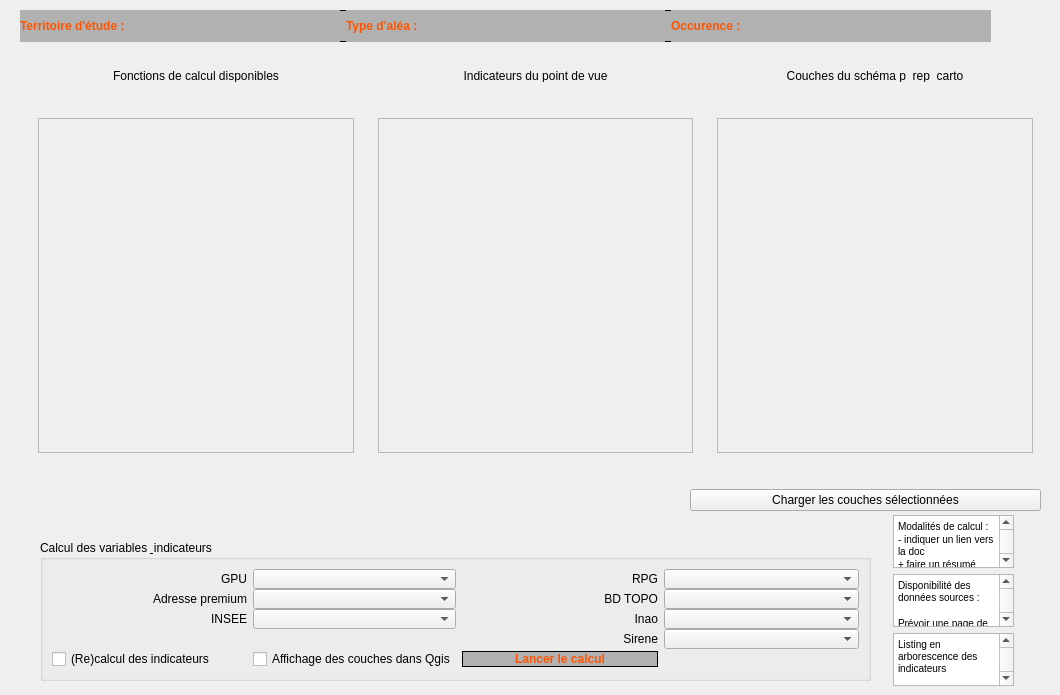
           <widget class="QWidget" name="onglet4_moda_calcul">
            <widget class="QWidget" name="widget" native="true">
             <property name="geometry">
              <rect>
               <x>893</x>
               <y>515</y>
               <width>121</width>
               <height>171</height>
              </rect>
             </property>
             <layout class="QVBoxLayout" name="verticalLayout_7">
              <item>
               <widget class="QTextEdit" name="te_notice_indicateurs_2">
                <property name="html">
                 <string>&lt;!DOCTYPE HTML PUBLIC &quot;-//W3C//DTD HTML 4.0//EN&quot; &quot;http://www.w3.org/TR/REC-html40/strict.dtd&quot;&gt;
&lt;html&gt;&lt;head&gt;&lt;meta name=&quot;qrichtext&quot; content=&quot;1&quot; /&gt;&lt;style type=&quot;text/css&quot;&gt;
p, li { white-space: pre-wrap; }
&lt;/style&gt;&lt;/head&gt;&lt;body style=&quot; font-family:'Arial'; font-size:8.25pt; font-weight:8; font-style:normal;&quot;&gt;
&lt;p style=&quot; margin-top:0px; margin-bottom:0px; margin-left:0px; margin-right:0px; -qt-block-indent:0; text-indent:0px;&quot;&gt;&lt;span style=&quot; font-family:'MS Shell Dlg 2'; font-size:7.8pt; font-weight:400;&quot;&gt;Modalités de calcul :&lt;/span&gt;&lt;/p&gt;
&lt;p style=&quot; margin-top:0px; margin-bottom:0px; margin-left:0px; margin-right:0px; -qt-block-indent:0; text-indent:0px;&quot;&gt;&lt;span style=&quot; font-family:'MS Shell Dlg 2'; font-size:7.8pt; font-weight:400;&quot;&gt;- indiquer un lien vers la doc&lt;/span&gt;&lt;/p&gt;
&lt;p style=&quot; margin-top:0px; margin-bottom:0px; margin-left:0px; margin-right:0px; -qt-block-indent:0; text-indent:0px;&quot;&gt;&lt;span style=&quot; font-family:'MS Shell Dlg 2'; font-size:7.8pt; font-weight:400;&quot;&gt;+ faire un résumé&lt;/span&gt;&lt;/p&gt;
&lt;p style=&quot;-qt-paragraph-type:empty; margin-top:0px; margin-bottom:0px; margin-left:0px; margin-right:0px; -qt-block-indent:0; text-indent:0px; font-family:'MS Shell Dlg 2'; font-size:7.8pt; font-weight:400;&quot;&gt;&lt;br /&gt;&lt;/p&gt;
&lt;p style=&quot;-qt-paragraph-type:empty; margin-top:0px; margin-bottom:0px; margin-left:0px; margin-right:0px; -qt-block-indent:0; text-indent:0px; font-family:'MS Shell Dlg 2'; font-size:7.8pt; font-weight:400;&quot;&gt;&lt;br /&gt;&lt;/p&gt;
&lt;p style=&quot; margin-top:0px; margin-bottom:0px; margin-left:0px; margin-right:0px; -qt-block-indent:0; text-indent:0px;&quot;&gt;&lt;span style=&quot; font-family:'MS Shell Dlg 2'; font-size:7.8pt; font-weight:400;&quot;&gt;NB : dans la fonction postgis, on calcule toutes les données ( absolu, pourcentage1, pourcentage2, ...) et c'est le plugin qui choisit qu'est-ce qui est affiché&lt;/span&gt;&lt;/p&gt;
&lt;p style=&quot;-qt-paragraph-type:empty; margin-top:0px; margin-bottom:0px; margin-left:0px; margin-right:0px; -qt-block-indent:0; text-indent:0px; font-family:'MS Shell Dlg 2'; font-size:7.8pt; font-weight:400;&quot;&gt;&lt;br /&gt;&lt;/p&gt;
&lt;p style=&quot; margin-top:0px; margin-bottom:0px; margin-left:0px; margin-right:0px; -qt-block-indent:0; text-indent:0px;&quot;&gt;&lt;span style=&quot; font-family:'MS Shell Dlg 2'; font-size:7.8pt; font-weight:400;&quot;&gt;+ lister les données sources disponibles&lt;/span&gt;&lt;/p&gt;&lt;/body&gt;&lt;/html&gt;</string>
                </property>
               </widget>
              </item>
              <item>
               <widget class="QTextEdit" name="te_notice_indicateurs_5">
                <property name="html">
                 <string>&lt;!DOCTYPE HTML PUBLIC &quot;-//W3C//DTD HTML 4.0//EN&quot; &quot;http://www.w3.org/TR/REC-html40/strict.dtd&quot;&gt;
&lt;html&gt;&lt;head&gt;&lt;meta name=&quot;qrichtext&quot; content=&quot;1&quot; /&gt;&lt;style type=&quot;text/css&quot;&gt;
p, li { white-space: pre-wrap; }
&lt;/style&gt;&lt;/head&gt;&lt;body style=&quot; font-family:'Arial'; font-size:8.25pt; font-weight:8; font-style:normal;&quot;&gt;
&lt;p style=&quot; margin-top:0px; margin-bottom:0px; margin-left:0px; margin-right:0px; -qt-block-indent:0; text-indent:0px;&quot;&gt;&lt;span style=&quot; font-family:'MS Shell Dlg 2'; font-size:7.8pt; font-weight:400;&quot;&gt;Disponibilité des données sources :&lt;/span&gt;&lt;/p&gt;
&lt;p style=&quot;-qt-paragraph-type:empty; margin-top:0px; margin-bottom:0px; margin-left:0px; margin-right:0px; -qt-block-indent:0; text-indent:0px; font-family:'MS Shell Dlg 2'; font-size:7.8pt; font-weight:400;&quot;&gt;&lt;br /&gt;&lt;/p&gt;
&lt;p style=&quot; margin-top:0px; margin-bottom:0px; margin-left:0px; margin-right:0px; -qt-block-indent:0; text-indent:0px;&quot;&gt;&lt;span style=&quot; font-family:'MS Shell Dlg 2'; font-size:7.8pt; font-weight:400;&quot;&gt;Prévoir une page de vérification de la bonne disponibilité des données sources, avec lien pour l'utilisateur pour charger sa propre donnée. &lt;/span&gt;&lt;/p&gt;
&lt;p style=&quot;-qt-paragraph-type:empty; margin-top:0px; margin-bottom:0px; margin-left:0px; margin-right:0px; -qt-block-indent:0; text-indent:0px; font-family:'MS Shell Dlg 2'; font-size:7.8pt; font-weight:400;&quot;&gt;&lt;br /&gt;&lt;/p&gt;
&lt;p style=&quot; margin-top:0px; margin-bottom:0px; margin-left:0px; margin-right:0px; -qt-block-indent:0; text-indent:0px;&quot;&gt;&lt;span style=&quot; font-family:'MS Shell Dlg 2'; font-size:7.8pt; font-weight:400;&quot;&gt;Prévoir bouton aide à l'import des données manquantes&lt;/span&gt;&lt;/p&gt;&lt;/body&gt;&lt;/html&gt;</string>
                </property>
               </widget>
              </item>
              <item>
               <widget class="QTextEdit" name="te_notice_indicateurs_3">
                <property name="html">
                 <string>&lt;!DOCTYPE HTML PUBLIC &quot;-//W3C//DTD HTML 4.0//EN&quot; &quot;http://www.w3.org/TR/REC-html40/strict.dtd&quot;&gt;
&lt;html&gt;&lt;head&gt;&lt;meta name=&quot;qrichtext&quot; content=&quot;1&quot; /&gt;&lt;style type=&quot;text/css&quot;&gt;
p, li { white-space: pre-wrap; }
&lt;/style&gt;&lt;/head&gt;&lt;body style=&quot; font-family:'Arial'; font-size:8.25pt; font-weight:8; font-style:normal;&quot;&gt;
&lt;p style=&quot; margin-top:0px; margin-bottom:0px; margin-left:0px; margin-right:0px; -qt-block-indent:0; text-indent:0px;&quot;&gt;&lt;span style=&quot; font-family:'MS Shell Dlg 2'; font-size:7.8pt; font-weight:400;&quot;&gt;Listing en arborescence des indicateurs&lt;/span&gt;&lt;/p&gt;
&lt;p style=&quot;-qt-paragraph-type:empty; margin-top:0px; margin-bottom:0px; margin-left:0px; margin-right:0px; -qt-block-indent:0; text-indent:0px; font-family:'MS Shell Dlg 2'; font-size:7.8pt; font-weight:400;&quot;&gt;&lt;br /&gt;&lt;/p&gt;
&lt;p style=&quot; margin-top:0px; margin-bottom:0px; margin-left:0px; margin-right:0px; -qt-block-indent:0; text-indent:0px;&quot;&gt;&lt;span style=&quot; font-family:'MS Shell Dlg 2'; font-size:7.8pt; font-weight:400;&quot;&gt;Icônes à droite de l'indicateur : coche verte si modalité de calcul déjà choisie par l'utilisateur, point d'interrogation si choix à faire, icône à définir si choix par défaut sans autre alternative, ...&lt;/span&gt;&lt;/p&gt;&lt;/body&gt;&lt;/html&gt;</string>
                </property>
               </widget>
              </item>
             </layout>
            </widget>
            <widget class="QGroupBox" name="gb_mise_en_forme_resultats_3">
             <property name="geometry">
              <rect>
               <x>40</x>
               <y>540</y>
               <width>831</width>
               <height>141</height>
              </rect>
             </property>
             <property name="styleSheet">
              <string notr="true">QPushButton{
	border:1px solid black;
	background-color: rgb(177, 177, 177);
	font-weight: bold;
	text-align:center;
	color: rgb(255, 85, 0);
}

QComboBox{
	color:black;
}
</string>
             </property>
             <property name="title">
              <string>Calcul des variables &amp; indicateurs</string>
             </property>
             <layout class="QGridLayout" name="gridLayout_3">
              <item row="0" column="2">
               <widget class="QWidget" name="widget_13" native="true">
                <property name="minimumSize">
                 <size>
                  <width>0</width>
                  <height>100</height>
                 </size>
                </property>
                <layout class="QGridLayout" name="gridLayout_4">
                 <property name="leftMargin">
                  <number>0</number>
                 </property>
                 <property name="topMargin">
                  <number>0</number>
                 </property>
                 <property name="rightMargin">
                  <number>0</number>
                 </property>
                 <property name="bottomMargin">
                  <number>0</number>
                 </property>
                 <property name="horizontalSpacing">
                  <number>6</number>
                 </property>
                 <property name="verticalSpacing">
                  <number>0</number>
                 </property>
                 <item row="2" column="1">
                  <widget class="QComboBox" name="cb_millesime_gpu"/>
                 </item>
                 <item row="3" column="3">
                  <widget class="QLabel" name="label_16">
                   <property name="text">
                    <string>BD TOPO</string>
                   </property>
                   <property name="alignment">
                    <set>Qt::AlignRight|Qt::AlignTrailing|Qt::AlignVCenter</set>
                   </property>
                  </widget>
                 </item>
                 <item row="8" column="3">
                  <widget class="QLabel" name="label_20">
                   <property name="text">
                    <string>Sirene</string>
                   </property>
                   <property name="alignment">
                    <set>Qt::AlignRight|Qt::AlignTrailing|Qt::AlignVCenter</set>
                   </property>
                  </widget>
                 </item>
                 <item row="2" column="4">
                  <widget class="QComboBox" name="cb_millesime_rpg"/>
                 </item>
                 <item row="3" column="4">
                  <widget class="QComboBox" name="cb_millesime_bdtopo"/>
                 </item>
                 <item row="8" column="4">
                  <widget class="QComboBox" name="cb_millesime_sirene"/>
                 </item>
                 <item row="2" column="3">
                  <widget class="QLabel" name="label_15">
                   <property name="text">
                    <string>RPG</string>
                   </property>
                   <property name="alignment">
                    <set>Qt::AlignRight|Qt::AlignTrailing|Qt::AlignVCenter</set>
                   </property>
                  </widget>
                 </item>
                 <item row="2" column="0">
                  <widget class="QLabel" name="label_14">
                   <property name="text">
                    <string>GPU</string>
                   </property>
                   <property name="alignment">
                    <set>Qt::AlignRight|Qt::AlignTrailing|Qt::AlignVCenter</set>
                   </property>
                  </widget>
                 </item>
                 <item row="3" column="0">
                  <widget class="QLabel" name="label_17">
                   <property name="text">
                    <string>Adresse premium</string>
                   </property>
                   <property name="alignment">
                    <set>Qt::AlignRight|Qt::AlignTrailing|Qt::AlignVCenter</set>
                   </property>
                  </widget>
                 </item>
                 <item row="3" column="1">
                  <widget class="QComboBox" name="cb_millesime_adresse"/>
                 </item>
                 <item row="6" column="0">
                  <widget class="QLabel" name="label_18">
                   <property name="text">
                    <string>INSEE</string>
                   </property>
                   <property name="alignment">
                    <set>Qt::AlignRight|Qt::AlignTrailing|Qt::AlignVCenter</set>
                   </property>
                  </widget>
                 </item>
                 <item row="6" column="1">
                  <widget class="QComboBox" name="cb_millesime_insee"/>
                 </item>
                 <item row="6" column="3">
                  <widget class="QLabel" name="label_19">
                   <property name="text">
                    <string>Inao</string>
                   </property>
                   <property name="alignment">
                    <set>Qt::AlignRight|Qt::AlignTrailing|Qt::AlignVCenter</set>
                   </property>
                  </widget>
                 </item>
                 <item row="6" column="4">
                  <widget class="QComboBox" name="cb_millesime_inao"/>
                 </item>
                 <item row="10" column="0">
                  <widget class="QCheckBox" name="checkBox_5">
                   <property name="text">
                    <string>(Re)calcul des indicateurs</string>
                   </property>
                  </widget>
                 </item>
                 <item row="10" column="1">
                  <widget class="QCheckBox" name="checkBox_4">
                   <property name="text">
                    <string>Affichage des couches dans Qgis</string>
                   </property>
                  </widget>
                 </item>
                 <item row="10" column="3">
                  <widget class="QPushButton" name="pb_calcul_expert">
                   <property name="text">
                    <string>Lancer le calcul</string>
                   </property>
                  </widget>
                 </item>
                </layout>
               </widget>
              </item>
             </layout>
            </widget>
            <widget class="QWidget" name="widget_2" native="true">
             <property name="geometry">
              <rect>
               <x>20</x>
               <y>10</y>
               <width>971</width>
               <height>32</height>
              </rect>
             </property>
             <property name="styleSheet">
              <string notr="true">QWidget{
	border:1px solid black;
	background-color: rgb(177, 177, 177);
}

QLabel{
	border:none;
	font-weight: bold;
	text-align:center;
	color: rgb(255, 85, 0);
}</string>
             </property>
             <layout class="QHBoxLayout" name="horizontalLayout_5">
              <item>
               <widget class="QLabel" name="lbl_te_modacalcul">
                <property name="text">
                 <string>Territoire d'étude : </string>
                </property>
               </widget>
              </item>
              <item>
               <widget class="QLabel" name="lbl_typealea_modacalcul">
                <property name="text">
                 <string>Type d'aléa : </string>
                </property>
               </widget>
              </item>
              <item>
               <widget class="QLabel" name="lbl_occ_modacalcul">
                <property name="text">
                 <string>Occurence : </string>
                </property>
               </widget>
              </item>
             </layout>
            </widget>
            <widget class="QWidget" name="widget_8" native="true">
             <property name="geometry">
              <rect>
               <x>20</x>
               <y>480</y>
               <width>1021</width>
               <height>41</height>
              </rect>
             </property>
             <layout class="QHBoxLayout" name="horizontalLayout_7">
              <property name="spacing">
               <number>30</number>
              </property>
              <item>
               <spacer name="horizontalSpacer">
                <property name="orientation">
                 <enum>Qt::Horizontal</enum>
                </property>
                <property name="sizeType">
                 <enum>QSizePolicy::Fixed</enum>
                </property>
                <property name="sizeHint" stdset="0">
                 <size>
                  <width>670</width>
                  <height>20</height>
                 </size>
                </property>
               </spacer>
              </item>
              <item>
               <widget class="QPushButton" name="pb_charger_couches_indicateurs">
                <property name="layoutDirection">
                 <enum>Qt::RightToLeft</enum>
                </property>
                <property name="text">
                 <string>Charger les couches sélectionnées</string>
                </property>
               </widget>
              </item>
             </layout>
            </widget>
            <widget class="QWidget" name="w_conteneur_page_2" native="true">
             <property name="geometry">
              <rect>
               <x>20</x>
               <y>60</y>
               <width>1031</width>
               <height>31</height>
              </rect>
             </property>
             <layout class="QHBoxLayout" name="horizontalLayout_8">
              <property name="leftMargin">
               <number>9</number>
              </property>
              <property name="topMargin">
               <number>9</number>
              </property>
              <property name="rightMargin">
               <number>9</number>
              </property>
              <property name="bottomMargin">
               <number>9</number>
              </property>
              <item>
               <widget class="QLabel" name="label_36">
                <property name="sizePolicy">
                 <sizepolicy hsizetype="Preferred" vsizetype="Fixed">
                  <horstretch>0</horstretch>
                  <verstretch>0</verstretch>
                 </sizepolicy>
                </property>
                <property name="text">
                 <string>Fonctions de calcul disponibles</string>
                </property>
                <property name="alignment">
                 <set>Qt::AlignCenter</set>
                </property>
               </widget>
              </item>
              <item>
               <widget class="QLabel" name="label_37">
                <property name="sizePolicy">
                 <sizepolicy hsizetype="Preferred" vsizetype="Fixed">
                  <horstretch>0</horstretch>
                  <verstretch>0</verstretch>
                 </sizepolicy>
                </property>
                <property name="text">
                 <string>Indicateurs du point de vue</string>
                </property>
                <property name="alignment">
                 <set>Qt::AlignCenter</set>
                </property>
               </widget>
              </item>
              <item>
               <widget class="QLabel" name="label_38">
                <property name="sizePolicy">
                 <sizepolicy hsizetype="Preferred" vsizetype="Fixed">
                  <horstretch>0</horstretch>
                  <verstretch>0</verstretch>
                 </sizepolicy>
                </property>
                <property name="text">
                 <string>Couches du schéma p_rep_carto</string>
                </property>
                <property name="alignment">
                 <set>Qt::AlignCenter</set>
                </property>
               </widget>
              </item>
             </layout>
            </widget>
            <widget class="QWidget" name="w_conteneur_page_3" native="true">
             <property name="geometry">
              <rect>
               <x>20</x>
               <y>100</y>
               <width>1031</width>
               <height>371</height>
              </rect>
             </property>
             <layout class="QHBoxLayout" name="horizontalLayout_9">
              <property name="leftMargin">
               <number>9</number>
              </property>
              <property name="topMargin">
               <number>9</number>
              </property>
              <property name="rightMargin">
               <number>9</number>
              </property>
              <property name="bottomMargin">
               <number>9</number>
              </property>
              <item>
               <widget class="QWidget" name="w_listing_fonctions_calcul" native="true">
                <layout class="QVBoxLayout" name="verticalLayout_10">
                 <item>
                  <widget class="QScrollArea" name="scrollArea_3">
                   <property name="widgetResizable">
                    <bool>true</bool>
                   </property>
                   <widget class="QWidget" name="scrollAreaWidgetContents_3">
                    <property name="geometry">
                     <rect>
                      <x>0</x>
                      <y>0</y>
                      <width>314</width>
                      <height>333</height>
                     </rect>
                    </property>
                    <layout class="QVBoxLayout" name="verticalLayout_6">
                     <item>
                      <layout class="QVBoxLayout" name="lay_listing_fonctions_calcul"/>
                     </item>
                    </layout>
                   </widget>
                  </widget>
                 </item>
                </layout>
               </widget>
              </item>
              <item>
               <widget class="QWidget" name="w_listing_indicateurs_pt_vue" native="true">
                <layout class="QVBoxLayout" name="verticalLayout_13">
                 <item>
                  <widget class="QScrollArea" name="scrollArea_5">
                   <property name="widgetResizable">
                    <bool>true</bool>
                   </property>
                   <widget class="QWidget" name="scrollAreaWidgetContents_7">
                    <property name="geometry">
                     <rect>
                      <x>0</x>
                      <y>0</y>
                      <width>313</width>
                      <height>333</height>
                     </rect>
                    </property>
                    <layout class="QVBoxLayout" name="verticalLayout_20">
                     <item>
                      <layout class="QVBoxLayout" name="lay_listing_indicateurs_pt_vue"/>
                     </item>
                    </layout>
                   </widget>
                  </widget>
                 </item>
                </layout>
               </widget>
              </item>
              <item>
               <widget class="QWidget" name="w_listing_indicateurs" native="true">
                <layout class="QVBoxLayout" name="verticalLayout_14">
                 <item>
                  <widget class="QScrollArea" name="scrollArea_6">
                   <property name="widgetResizable">
                    <bool>true</bool>
                   </property>
                   <widget class="QWidget" name="scrollAreaWidgetContents_8">
                    <property name="geometry">
                     <rect>
                      <x>0</x>
                      <y>0</y>
                      <width>314</width>
                      <height>333</height>
                     </rect>
                    </property>
                    <layout class="QVBoxLayout" name="verticalLayout_19">
                     <item>
                      <layout class="QVBoxLayout" name="lay_listing_indicateurs"/>
                     </item>
                    </layout>
                   </widget>
                  </widget>
                 </item>
                </layout>
               </widget>
              </item>
             </layout>
            </widget>
           </widget>
